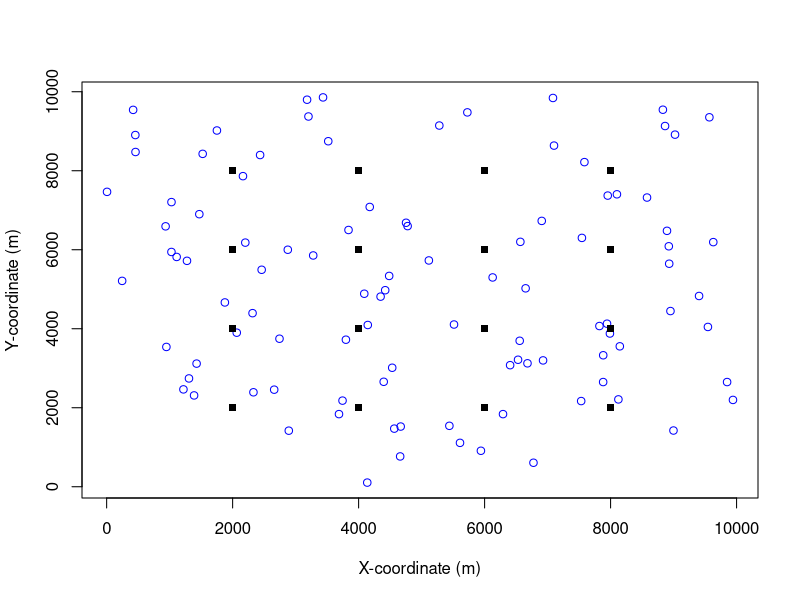
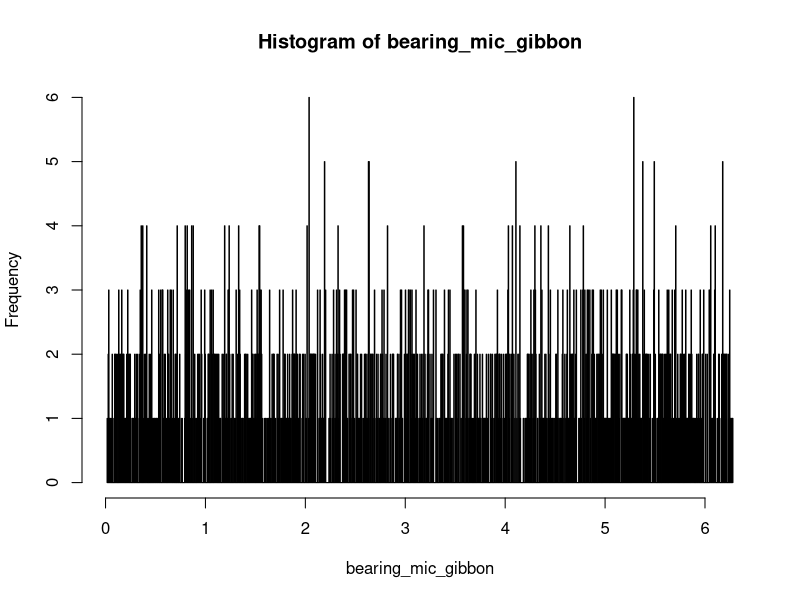
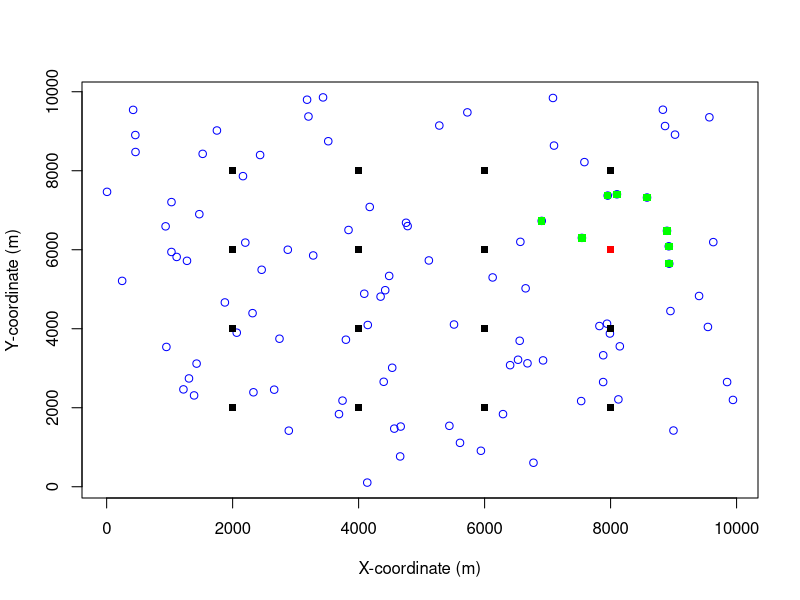
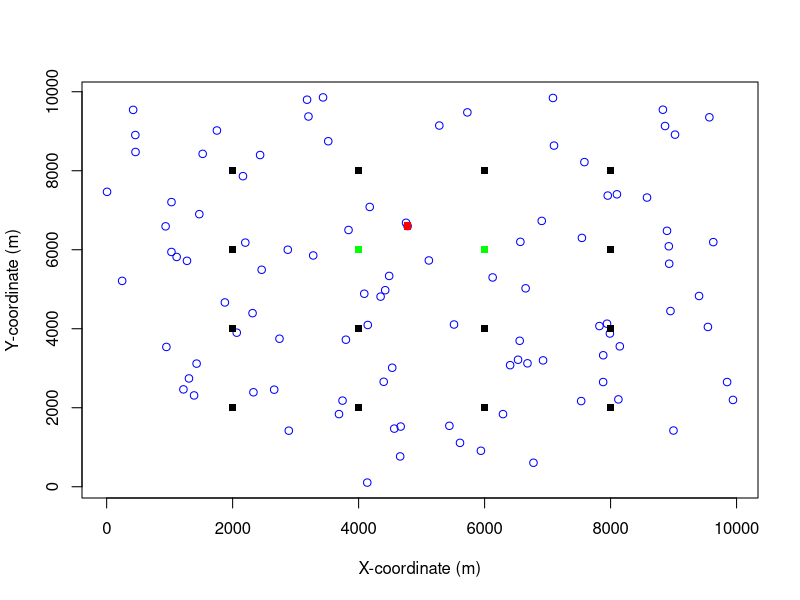

Recreate these plots in R, in order. (Note: this script raises an error after producing the figures.)
set.seed(123)
library(lubridate)
library(circular)

# x and y in square survey site with dimensions 10km x 10km with markers every 2000m
# mics
x_mic = seq(from = 2000, to = 8000, by = 2000)
y_mic = seq(from = 2000, to = 8000, by = 2000)

mic_coords = expand.grid(x = x_mic, y = y_mic)
colnames(mic_coords) = c('x_mic', 'y_mic')
mic_coords = as.matrix(mic_coords)

# expectation of gibbon groups in survey area
intensity = 0.000001 # modelling parameter
x_perimeter = 10000
y_perimeter = 10000
survey_area = x_perimeter * y_perimeter
expected_gibbon_groups = intensity * survey_area

# homogeneous Poisson point process for getting gibbon coordinates
x_gibbon_group <- runif(expected_gibbon_groups, 0, x_perimeter)
y_gibbon_group <- runif(expected_gibbon_groups, 0, y_perimeter)

gibbon_group_coords = cbind(x_gibbon_group, y_gibbon_group)
gibbon_group_coords = as.matrix(gibbon_group_coords)

# plot of mic grid and Poisson point process distributed gibbon groups
{
plot(x_gibbon_group, y_gibbon_group, type = "p", col = "blue", pch = 1, xlab = "X-coordinate (m)", ylab = "Y-coordinate (m)")
points(mic_coords[,1], mic_coords[,2], type = "p", col = "black", pch = 15)
}

# Calculate the bearing from mic to gibbon group
calc_bearing = function(x_point_1, y_point_1, x_point_2, y_point_2) {
  bearing = atan2(
    y_point_2 - y_point_1,
    x_point_2 - x_point_1
  )
  
  # convert to range of radians [0,2pi] where bearing is taken clockwise from north (0 radians)
  if (bearing <= 0) {
    bearing = -1*bearing + 0.5*pi 
  } else if ((bearing > 0) && (bearing <= 0.5*pi)) {
    bearing = (0.5*pi - bearing)
  } else {
    bearing = (pi - bearing) + 1.5*pi
  }
  return(bearing)
}


# euclidean distance for detector to gibbon observation
dist_mic_gibbon <- matrix(NA, nrow = nrow(mic_coords), ncol = nrow(gibbon_group_coords))
bearing_mic_gibbon <- matrix(NA, nrow = nrow(mic_coords), ncol = nrow(gibbon_group_coords))

for (i in 1:nrow(dist_mic_gibbon)) {
  for (j in 1:ncol(dist_mic_gibbon)) {
    dist_mic_gibbon[i, j] <- sqrt(sum((mic_coords[i, ] - gibbon_group_coords[j, ])^2))
    bearing_mic_gibbon[i, j] <- calc_bearing(mic_coords[i, 1], mic_coords[i, 2], gibbon_group_coords[j, 1], gibbon_group_coords[j, 2])
  }
}

hist(bearing_mic_gibbon, breaks = 1000)


# half normal hazard distribution for probability matrix
# assuming each mic has same detection function
lambda = 50 # modelling parameter
sigma = 500 # modelling parameter

hazard_half_normal = function(lambda, sigma, dist_matrix) {
  prob_matrix = 1 - exp(-lambda * exp((-1 * dist_matrix^2) / (2 * sigma^2)))
  return (prob_matrix)
}

detection_prob_matrix = hazard_half_normal(lambda = lambda, sigma = sigma, dist_matrix = dist_mic_gibbon)

# weighted Bernoulli trails for each gibbon group to mic for detected/undetected
detection_matrix <- matrix(NA, nrow = nrow(mic_coords), ncol = nrow(gibbon_group_coords))

for (i in 1:nrow(dist_mic_gibbon)) {
  for (j in 1:ncol(dist_mic_gibbon)) {
    detection_matrix[i, j] <- rbinom(size = 1, n = 1, prob = detection_prob_matrix[i,j])
  }
}

### plotting results

# plot detected gibbon groups for chosen mic
plot_select = 12

for (i in plot_select) {
  detection_gibbon_group_idx = which(detection_matrix[i,] == 1)
  plot(x_gibbon_group, y_gibbon_group, type = "p", col = "blue", pch = 1, xlab = "X-coordinate (m)", ylab = "Y-coordinate (m)")
  points(mic_coords[,1], mic_coords[,2], type = "p", col = "black", pch = 15)
  points(mic_coords[i,1], mic_coords[i,2], type = "p", col = "red", pch = 15)
  points(x_gibbon_group[detection_gibbon_group_idx], y_gibbon_group[detection_gibbon_group_idx], type = "p", col = "green", pch = 15)
}

# plot mics which detected a certain gibbon group
plot_select = 36

for (i in plot_select) {
  detection_mic_idx = which(detection_matrix[,i] == 1)
  plot(x_gibbon_group, y_gibbon_group, type = "p", col = "blue", pch = 1, xlab = "X-coordinate (m)", ylab = "Y-coordinate (m)")
  points(mic_coords[,1], mic_coords[,2], type = "p", col = "black", pch = 15)
  points(x_gibbon_group[i], y_gibbon_group[i], type = "p", col = "red", pch = 15)
  points(mic_coords[detection_mic_idx,1], mic_coords[detection_mic_idx,2], type = "p", col = "green", pch = 15)
}

### create dataframes for analysis
mic_df = cbind(1:nrow(mic_coords), mic_coords)
colnames(mic_df)[1] = "mic_id"

# these are ground truth locations of each gibbon group and exact call times
gibbon_group_df = cbind(1:nrow(gibbon_group_coords), gibbon_group_coords)
colnames(gibbon_group_df)[1] = "gibbon_group_id"

# generate random ground truth call times
# todo: generate calls sequentially as events are dependent
# todo: sort out datetime zones
dawn_chorus_start_time = as.POSIXct("2023-01-01 04:00:00", tz = "UTC")
dawn_chorus_end_time = as.POSIXct("2023-01-01 05:00:00", tz = "UTC")

call_datetimes = as.POSIXct(runif(nrow(gibbon_group_df), dawn_chorus_start_time, dawn_chorus_end_time), origin = "1970-01-01", tz = "UTC")
call_timestamps = as.integer(call_datetimes)

# gibbon_group_df = cbind(gibbon_group_df, call_datetimes)
# colnames(gibbon_group_df)[4] = "call_datetime"

### generate recording dataframe

# speed of sound (m/s)
speed_of_sound = 331
von_mises_kappa = 50 # modelling parameter

recording_df = data.frame()

for (i in 1:nrow(mic_df)) {
  ground_truth_animal_ID = which(detection_matrix[i,] == 1)
  mic_ID = rep(i, times = length(ground_truth_animal_ID))
  
  # compute measured call time which considers speed of sound
  ground_truth_call_timestamp = call_timestamps[as.integer(gibbon_group_df[ground_truth_animal_ID])]
  ground_truth_call_datetime = as.POSIXct(ground_truth_call_timestamp, origin = "1970-01-01", tz = "UTC")
  measured_call_timestamp = ground_truth_call_timestamp + dist_mic_gibbon[i, ground_truth_animal_ID] / speed_of_sound
  measured_call_datetime = as.POSIXct(measured_call_timestamp, origin = "1970-01-01", tz = "UTC")
  
  # compute measured bearing
  ground_truth_bearing = bearing_mic_gibbon[i, ground_truth_animal_ID]
  # von mises distribution for bearing measurement
  measured_bearing = data.frame()
  for (j in 1:length(ground_truth_animal_ID)) {
    bearing = rvonmises(n = 1, mu = ground_truth_bearing[j], kappa = von_mises_kappa)
    measured_bearing = rbind(measured_bearing, bearing)
  }
  colnames(measured_bearing) = "measured_bearing"
  
  # binding dataframes for each mic
  recording_temp = cbind(mic_ID, ground_truth_animal_ID, ground_truth_call_datetime, measured_call_datetime, ground_truth_bearing, measured_bearing)
  recording_df = rbind(recording_df, recording_temp)
}

write.csv(mic_df, "../output/mic.csv", row.names=FALSE)
write.csv(gibbon_group_df, "../output/gibbon_group.csv", row.names=FALSE)
write.csv(recording_df, "../output/recording.csv", row.names=FALSE)
